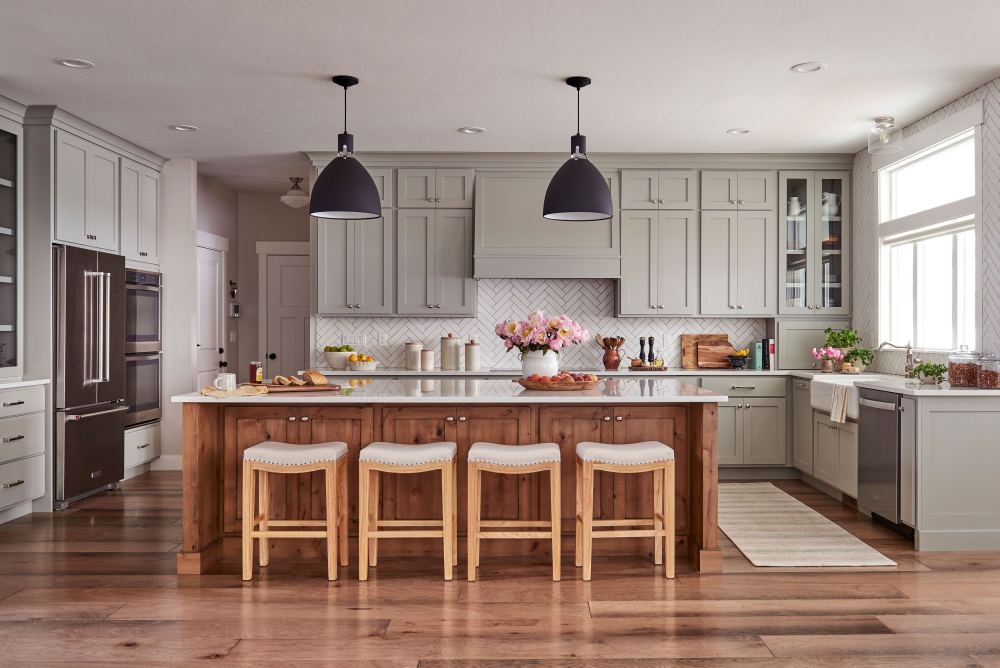
#> input picture phase2/images/kitchen.jpg, 4000 x 2670 px (shown at 1/4 size)
$ jupyter execute --allow-errors Proj-MPDW-Phase2.ipynb   (shell and % lines are left out)
#> lines starting #> are read from the running program, lines starting #| are printed output that depends on the picture
# Project Week 1: ActivityNet Video Data Preparation and Indexing

In this example we will use the ActivityNet dataset https://github.com/activitynet/ActivityNet.

 - Select the 10 videos with more moments.
 - Download these videos onto your computer.
 - Extract the frames for every video.
 - Read the textual descriptions of each video.
 - Index the video data in OpenSearch.

 In this week, you will index the video data and make it searchable with OpenSearch. You should refer to the OpenSearch tutorial laboratory.

## Select videos
Download the `activity_net.v1-3.min.json` file containing the list of videos. The file is in the github repository of ActivityNet.
Parse this file and select the 10 videos with more moments.

[cell 1]
import json
import os

from numpy.random import shuffle
from yt_dlp import YoutubeDL
import requests
import pickle as pk
import av
import pprint as pp
from opensearchpy import OpenSearch
from transformers import AutoTokenizer, AutoModel
import torch
import torch.nn.functional as F
import numpy as np

FRAMES_DIR = "frames"
path = "downloads/"

host = 'localhost'
port = 9200

nova_host = 'api.novasearch.org'
nova_port = 443

user = 'user10'  # Add your user name here.
password = '2025.grupo10'  # Add your user password here. For testing only. Don't store credentials in code.

local_user = 'admin'
local_pwd = '2025.Grupo10'  # Add your local password here. For testing only. Don't store credentials in code.
index_name = user

DOWNLOAD_DIR = "downloads"
FRAMES_DIR = "frames"
os.makedirs(DOWNLOAD_DIR, exist_ok=True)

[cell 2]
# [47 lines left out: functions download_video, is_youtube_video_available, not called in this run]


#> (the rest of this cell did not finish here and is left out)

## Video frame extraction

PyAV is a wrapper library providing you access to `ffmpeg`, a command-line video processing tool. In the example below, you will be able to extract frames from the a video shot.

[cell 3]
import os
import av

# Create the frames directory if it doesn't exist
os.makedirs(FRAMES_DIR, exist_ok=True)

videos = os.listdir(path)

for video in videos:
    video_name, _ = os.path.splitext(video)
    video_frames_dir = os.path.join(FRAMES_DIR, video_name)

    # Only process the frames of the video if the directory does not exist
    if os.path.exists(video_frames_dir):
        print(f"Frames already extracted for {video_name}. Skipping...")
        continue

    os.makedirs(video_frames_dir, exist_ok=True)
    print(f"Processing video: {video_name}")
    video_path = os.path.join(path, video)

    with av.open(video_path) as container:
        stream = container.streams.video[0]
        time_base = stream.time_base

        saved_seconds = set()

        for frame in container.decode(stream):
            if frame.pts is None:
                continue  # Skip frames without PTS

            timestamp_seconds = int(frame.pts * time_base)

            # Save only one frame per 2 seconds
            if timestamp_seconds % 5 == 0 and timestamp_seconds not in saved_seconds:
                saved_seconds.add(timestamp_seconds)
                frame_path = os.path.join(video_frames_dir, f"{video_name}_{timestamp_seconds:04d}.jpg")
                frame.to_image().save(frame_path, quality=80)
                print(f"Saved frame at {timestamp_seconds} seconds for {video_name}")

## OpenSearch configuration

[cell 4]
# Create the client with SSL/TLS enabled, but hostname verification disabled.
"""client = OpenSearch(
    hosts = [{'host': host, 'port': port}],
    http_compress = True, # enables gzip compression for request bodies
    http_auth = (local_user, local_pwd),
    use_ssl = True,
    #url_prefix = 'opensearch_v2',
    verify_certs = False,
    ssl_assert_hostname = False,
    ssl_show_warn = False
)"""

#> (the rest of this cell did not finish here and is left out)

### Index Deletion

#> (a cell that did not finish here is left out)

### Index Creation

[cell 6]
index_body = {
    "settings": {
        "index": {
            "number_of_replicas": 0,
            "number_of_shards": 4,
            "refresh_interval": "-1",
            "knn": "true"
        }
    },
    "mappings": {
        "dynamic": "strict",
        "properties": {
            "video_id": {"type": "keyword"},
            "video_url": {"type": "keyword"},
            "video_length": {"type": "keyword"},
            "video_resolution": {"type": "keyword"},
            "frame_path": {"type": "keyword"},
            "frame_name": {"type": "keyword"},
            "frame_moment_caption": {"type": "keyword"},
            "caption_text": {"type": "text"},
            "caption_start_time": {"type": "float"},
            "caption_end_time": {"type": "float"},
            "frame_timestamp": {"type": "integer"},
            "sentence_embedding": {
                "type": "knn_vector",
                "dimension": 768,
                "method": {
                    "name": "hnsw",
                    "space_type": "cosinesimil",
                    "engine": "lucene",
                    "parameters": {
                        "ef_construction": 256,
                        "m": 48
                    }
                }
            },
            "caption_embedding": {
                "type": "knn_vector",
                "dimension": 512,
                "method": {
                    "name": "hnsw",
                    "space_type": "cosinesimil",
                    "engine": "lucene",
                    "parameters": {
                        "ef_construction": 256,
                        "m": 48
                    }
                }
            },
            "image_base64": {
                "type": "text",
                "index": False,
                "doc_values": False
            },
            "frame_embedding": {
                "type": "knn_vector",
                "dimension": 512,
                "method": {
                    "name": "hnsw",
                    "space_type": "cosinesimil",
                    "engine": "lucene",
                    "parameters": {
                        "ef_construction": 256,
                        "m": 48
                    }
                }
            }
        }
    }
}

#> (the rest of this cell did not finish here and is left out)

### Sentence Embedding

[cell 7]
from transformers import AutoTokenizer, AutoModel
import torch
import torch.nn.functional as F


#Mean Pooling - Take average of all tokens
# [30 lines left out: functions mean_pooling, encode_text, encode_text_clip, not called in this run]


# Load model from HuggingFace Hub
#> (the rest of this cell did not finish here and is left out)

[cell 8]
from ollama import Client

#> (the rest of this cell did not finish here and is left out)

### Process the videos and captions

[cell 9]
import requests
import torch
from PIL import Image
from transformers import AutoProcessor, AutoModel
import base64
import io
import os
import pickle as pk
import torch.nn.functional as F

# Load the larger CLIP model for 768-dimensional embeddings
#> (the rest of this cell did not finish here and is left out)

### Index the video data

#> (a cell that did not finish here is left out)

# 2.4

## Queries

### Input - Text
### Output - Image

[cell 11]
import requests
import torch
from PIL import Image
from transformers import AutoProcessor, AutoModel
import base64
import io

#> (the rest of this cell did not finish here and is left out)

### Input - Image
### Output - Image

[cell 12]
# Compute the image query embedding

def compute_image_query_embedding(image_path):
#> called with image_path = 'images/kitchen.jpg'
    image = Image.open(image_path)
#> image is the input picture: PIL image 4000x2670 RGB; mean R, G, B 155.1, 134.4, 125.1
    image = image.convert("RGB")

    buffered = io.BytesIO()
    image.save(buffered, format="JPEG", quality=85)

    inputs = processor_image(images=image, return_tensors="pt", padding=True)
    with torch.no_grad():
        image_emb = model_image.get_image_features(**inputs)
        image_emb = F.normalize(image_emb, p=2, dim=1)

    return image_emb


image_path = "images/kitchen.jpg"  # Replace with your image path
#> (the rest of this cell did not finish here and is left out)

### Input: Text + Image
### Output: Image

[cell 13]
## Compute the caption embedding with image embedding using CLIP
query = "blue"
image = "images/park.jpg"

#> (the rest of this cell did not finish here and is left out)

#> call 2 of compute_image_query_embedding, with image_path = 'images/park.jpg'
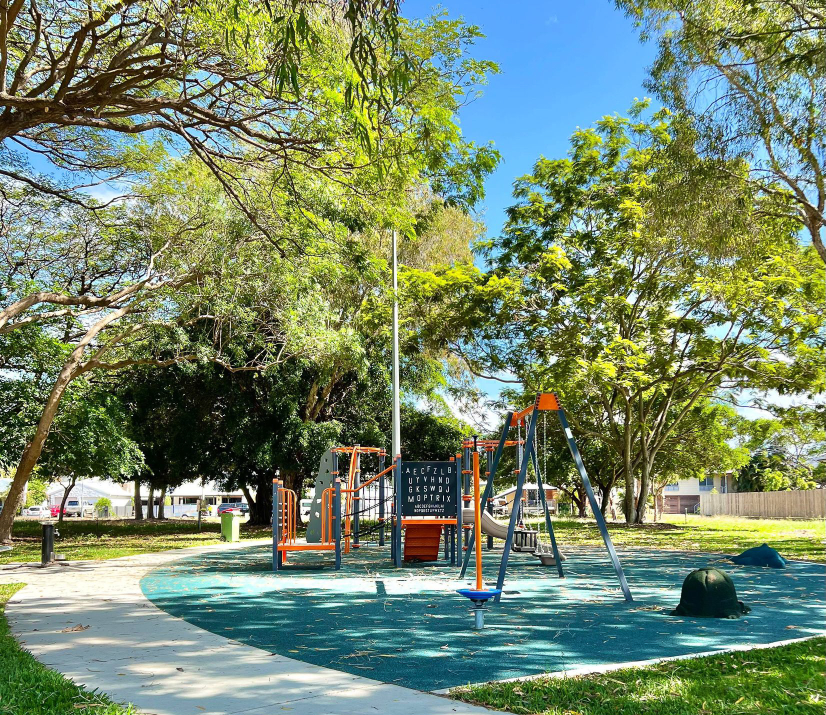
#> input picture phase2/images/park.jpg, 1651 x 1430 px (shown at 1/2 size)
#> in compute_image_query_embedding, image is the input picture: PIL image 1651x1430 RGB; mean R, G, B 116.9, 135.2, 105.8
query_emb = compute_query_embedding(query)

# Sum the two embeddings and normalize
combined_embedding = (image_emb + query_emb) / 2
combined_embedding = combined_embedding.squeeze(0).numpy().tolist()

search_body = {
    "size": 3,
    "query": {
        "knn": {
            "frame_embedding": {
                "vector": combined_embedding,
                "k": 3
            }
        }
    }
}
response = client.search(index=index_name, body=search_body)
print("Search results:")
for hit in response['hits']['hits']:
    print(f"Frame: {hit['_source']['frame_name']}, Score: {hit['_score']}")
    # Optionally, you can also display the image using base64
    img_data = hit['_source']['image_base64']
    image = Image.open(io.BytesIO(base64.b64decode(img_data)))
    image.show()

### Input: Image + Image
### Output: Image

[cell 14]
## Compute the caption embedding with image embedding using CLIP
image = "images/kids_school.jpg"
image2 = "images/sports.jpg"

#> (the rest of this cell did not finish here and is left out)

#> call 3 of compute_image_query_embedding, with image_path = 'images/kids_school.jpg'
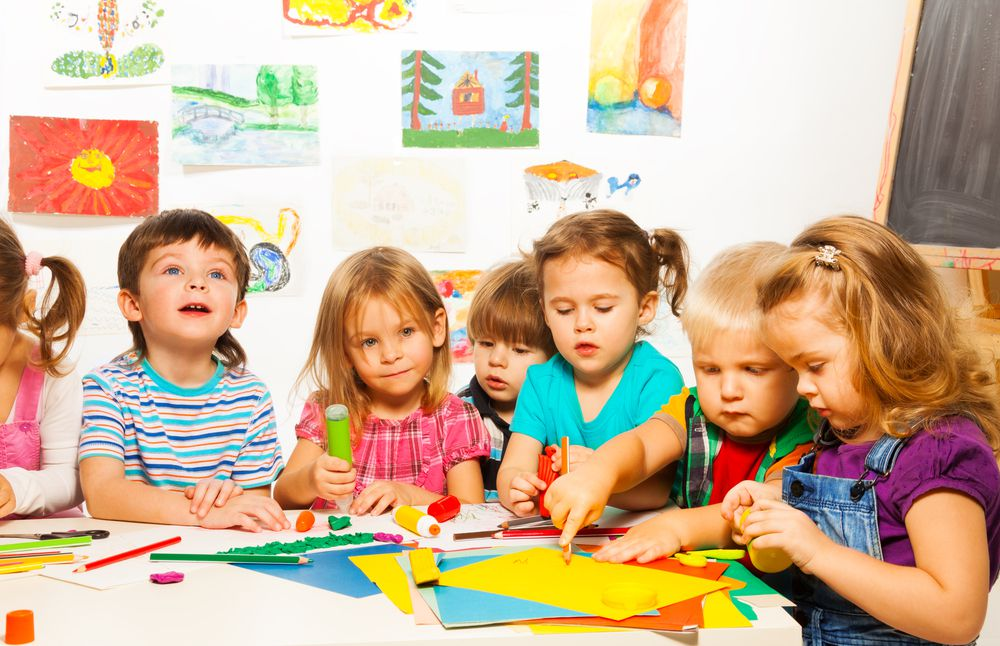
#> input picture phase2/images/kids_school.jpg, 1000 x 646 px
#> in compute_image_query_embedding, image is the input picture: PIL image 1000x646 RGB; mean R, G, B 205.4, 179.6, 152.1
